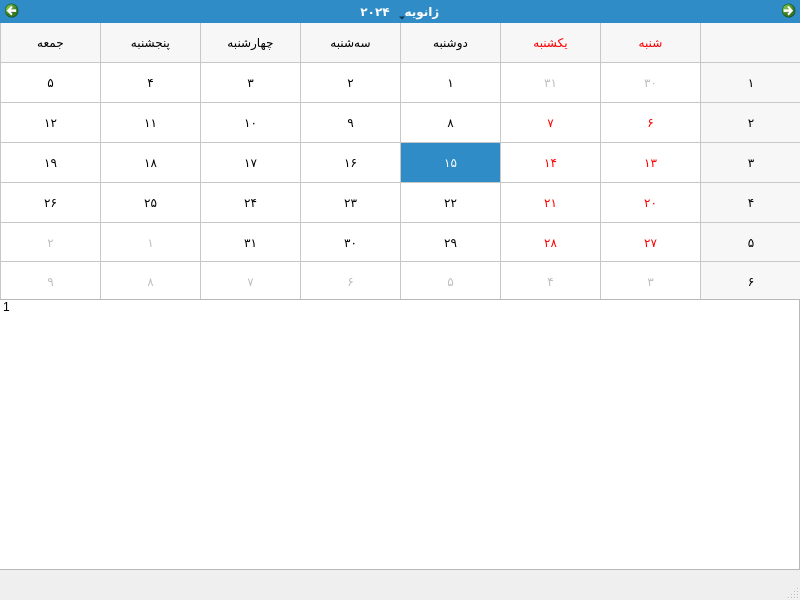
<?xml version="1.0" encoding="UTF-8"?>
<ui version="4.0">
 <class>MainWindow</class>
 <widget class="QMainWindow" name="MainWindow">
  <property name="geometry">
   <rect>
    <x>0</x>
    <y>0</y>
    <width>800</width>
    <height>600</height>
   </rect>
  </property>
  <property name="windowTitle">
   <string>TODO</string>
  </property>
  <widget class="QWidget" name="centralwidget">
   <widget class="QCalendarWidget" name="calendarWidget">
    <property name="geometry">
     <rect>
      <x>0</x>
      <y>0</y>
      <width>801</width>
      <height>301</height>
     </rect>
    </property>
    <property name="layoutDirection">
     <enum>Qt::RightToLeft</enum>
    </property>
    <property name="locale">
     <locale language="Persian" country="Iran"/>
    </property>
    <property name="gridVisible">
     <bool>true</bool>
    </property>
   </widget>
   <widget class="QWidget" name="verticalLayoutWidget">
    <property name="geometry">
     <rect>
      <x>-1</x>
      <y>299</y>
      <width>801</width>
      <height>271</height>
     </rect>
    </property>
    <layout class="QVBoxLayout" name="verticalLayout">
     <item>
      <widget class="QListWidget" name="listWidget">
       <item>
        <property name="text">
         <string>1</string>
        </property>
       </item>
      </widget>
     </item>
    </layout>
   </widget>
  </widget>
  <widget class="QMenuBar" name="menubar">
   <property name="geometry">
    <rect>
     <x>0</x>
     <y>0</y>
     <width>800</width>
     <height>24</height>
    </rect>
   </property>
  </widget>
  <widget class="QStatusBar" name="statusbar"/>
 </widget>
 <resources/>
 <connections/>
</ui>
